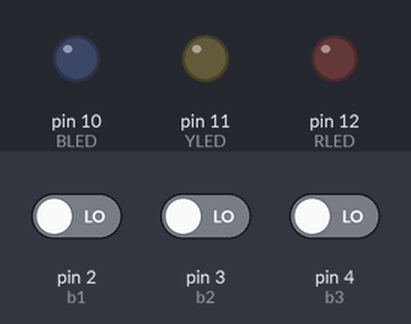
Simulated run of this sketch. Board: Arduino Uno, built with avr-gcc and run on an emulated ATmega328P. On the bench: output pins drawn as LEDs (lit = HIGH). The inputs (shaded band) are chosen by the test bench; at power-on: pin 2 (b1) LOW, pin 3 (b2) LOW, pin 4 (b3) LOW.

Above: at 1.2 s.
1.3 s: pin 2 (b1) driven HIGH
At 1.7 s:
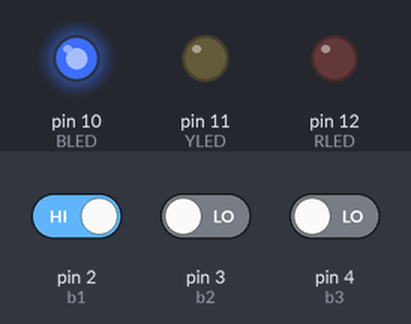
2.8 s: pin 3 (b2) driven HIGH
At 4.0 s:
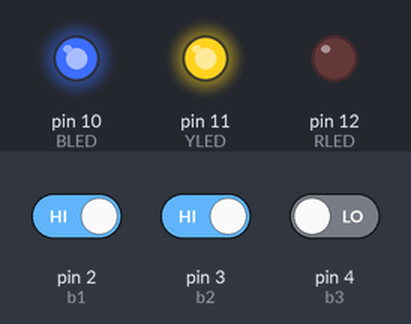
4.3 s: pin 4 (b3) driven HIGH
At 5.2 s:
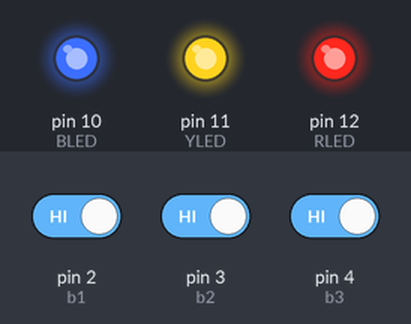
5.8 s: pin 2 (b1) driven LOW
At 6.4 s:
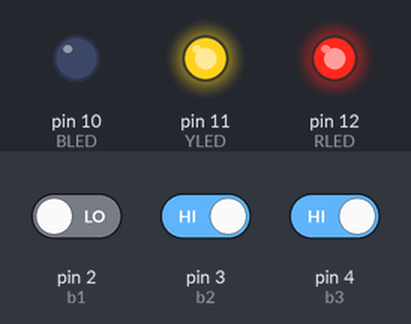
7.3 s: pin 3 (b2) driven LOW
At 8.5 s:
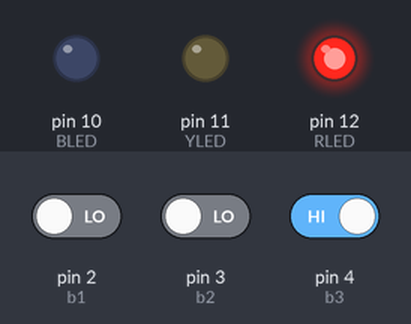
8.8 s: pin 2 (b1) driven HIGH
At 9.8 s:
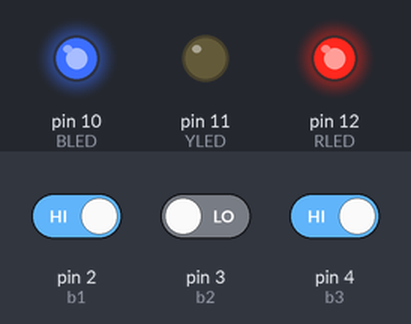
Timing chart, 0 to 11.3 s (numbered marks = the images above; inputs shaded):
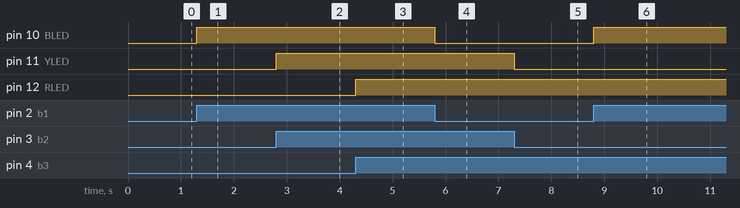

The sketch:

SMET11.ino
```cpp
int buttonState = 0;
int b1 = 2;
int b2 = 3;
int b3 = 4;

int BLED = 10;
int YLED = 11;
int RLED = 12;

void setup()
{
  pinMode(b1, INPUT);
  pinMode(b2, INPUT);
  pinMode(b3, INPUT);

  pinMode(BLED, OUTPUT);
  pinMode(YLED, OUTPUT);
  pinMode(RLED, OUTPUT);

}

void loop()
{
  if (digitalRead(b1) == HIGH){
    digitalWrite(BLED, HIGH);
  } else {
    digitalWrite(BLED, LOW);
  }
{
  if (digitalRead(b2) == HIGH){
    digitalWrite(YLED, HIGH);
  } else {
    digitalWrite(YLED, LOW);
  }
{
  if (digitalRead(b3) == HIGH){
    digitalWrite(RLED, HIGH);
  } else {
    digitalWrite(RLED, LOW);
  }

}}}
```

Measured:
- after the input at 1.3 s, pin 10 (BLED): LOW → HIGH at once
- after the input at 2.8 s, pin 11 (YLED): LOW → HIGH at once
- after the input at 4.3 s, pin 12 (RLED): LOW → HIGH at once
- after the input at 5.8 s, pin 10 (BLED): HIGH → LOW at once
- after the input at 7.3 s, pin 11 (YLED): HIGH → LOW at once
- after the input at 8.8 s, pin 10 (BLED): LOW → HIGH at once
